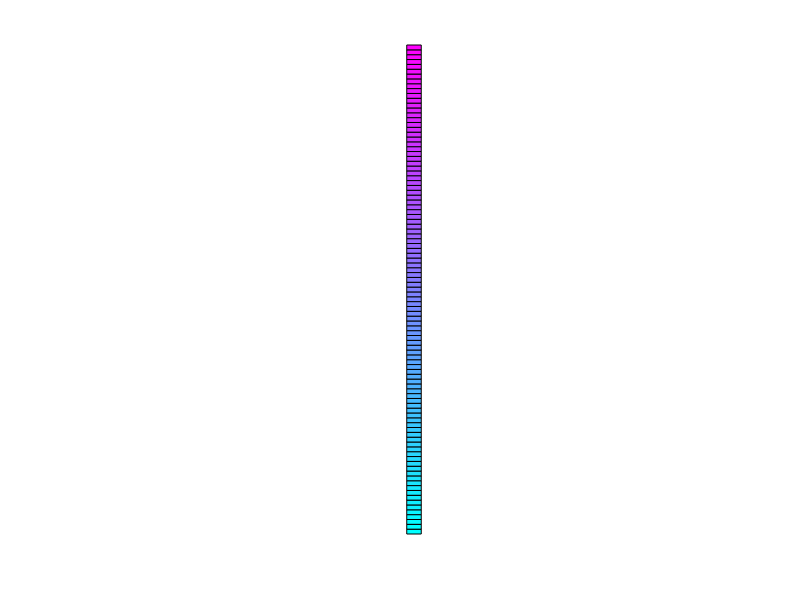

This chart was generated by the following MATLAB code:
% 그림창 초기화
close all
figure
axis equal off
hold on

% area 구성
x = [0 3 3 0];
y = [0 0 1 1];
v = [0 1 1];
n = 100;

hold on;

for k=0:n
    f = k/n;
    fill(x, y+k, [f, 1-f, 1]);
end